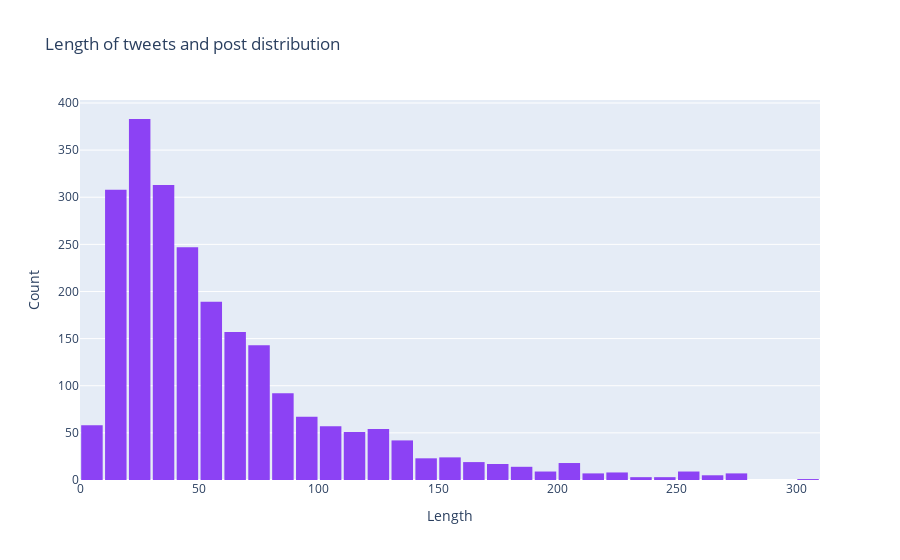

The notebook cell saved with this chart:
### Markdown cell above
Distribution of tweets and post length:

### Code cell
data = [go.Histogram(x=lens, xbins=dict(start=0, end=8000, size=10), marker=dict(color='#8c42f4'))]
layout = go.Layout(
                  title='Length of tweets and post distribution',                  
                  xaxis=dict(title='Length'),
                  yaxis=dict(title='Count'),
                  bargap=0.1)
fig = go.Figure(data=data, layout=layout)
py.iplot(fig, filename='length histogram')

### Figure 1 — Plotly figure (JSON) as saved in the notebook; plotly's stock layout.template omitted (floating-point values rounded to 4 significant figures; data arrays with more than 128 entries replaced by an {"elided": "..."} marker saying what was removed)
{"data": [{"marker": {"color": "#8c42f4"}, "type": "histogram", "x": {"elided": "2328 int values"}, "xbins": {"end": 8000, "size": 10, "start": 0}}], "layout": {"bargap": 0.1, "title": {"text": "Length of tweets and post distribution"}, "xaxis": {"title": {"text": "Length"}}, "yaxis": {"title": {"text": "Count"}}}}
